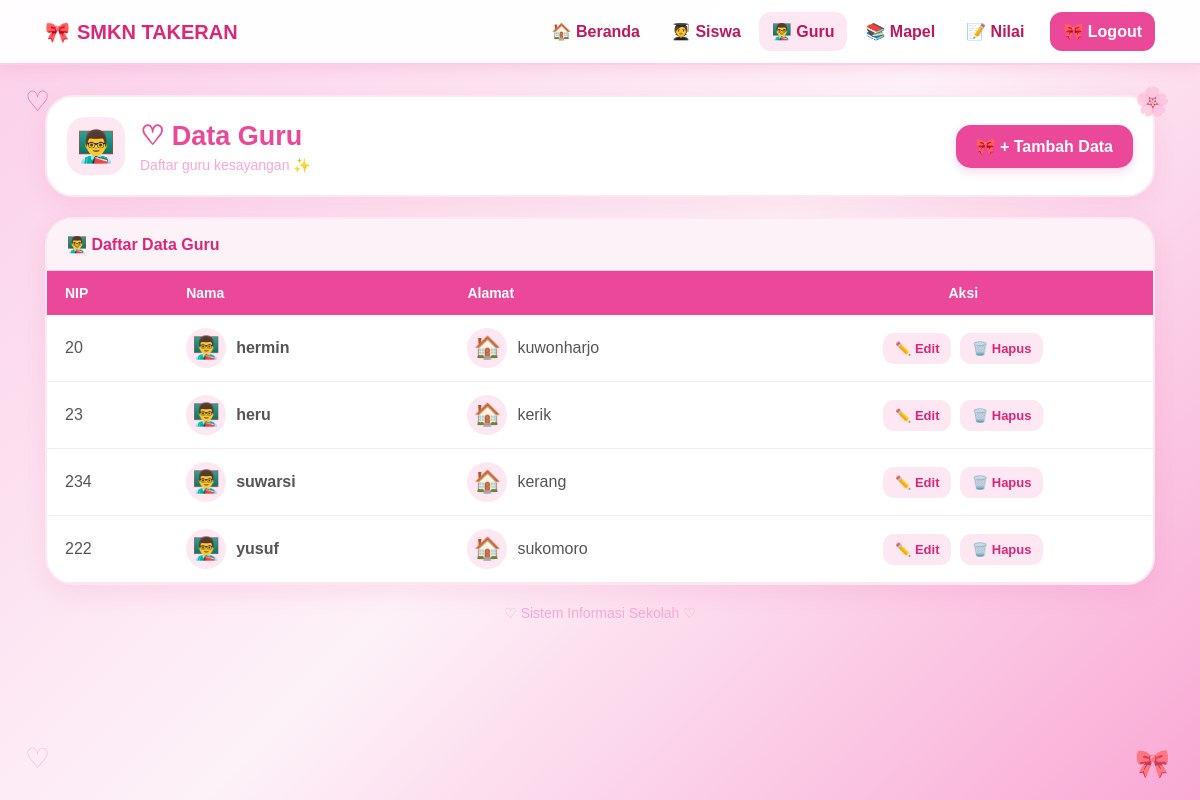
The page /guru/index.php (signed in) on the database its author committed.
### tables this page shows
CREATE TABLE `guru` (
  `nip` int(12) NOT NULL,
  `nama` varchar(50) NOT NULL,
  `alamat` varchar(50) NOT NULL
);

### guru/index.php (the view, shortened to what this page needs)
<?php
include "../koneksi.php";
?>
<!DOCTYPE html>
<html lang="id">
<head>
</head>
<body>
    <nav class="navbar">
        <div class="navbar-container">
            <a href="../index.php" class="logo">
                <span>🎀</span>SMKN TAKERAN
            </a>
            <div class="nav-menu">
                <a href="../index.php">
                    🏠 Beranda
                </a>
                <a href="../siswa">
                    🧑‍🎓 Siswa
                </a>
                <a href="../guru" class="active">
                    👨‍🏫 Guru
                </a>
                <a href="../mapel">
                    📚 Mapel
                </a>
                <a href="../nilai">
                    📝 Nilai
                </a>
                <a href="../logout.php" class="logout">
                    🎀 Logout
                </a>
            </div>
        </div>
    </nav>
    <div class="hiasan hiasan-1">
        ♡
    </div>
    <div class="hiasan hiasan-2">
        🌸
    </div>
    <div class="hiasan hiasan-3">
        ♡
    </div>
    <div class="hiasan hiasan-4">
        🎀
    </div>
    <div class="container">
        <div class="header-card">
            <div class="header-content">
                <div class="header-left">
                    <div class="icon-box">
                        👨‍🏫
                    </div>
                    <div>
                        <h1 class="title">
                            ♡ Data Guru
                        </h1>
                        <p class="subtitle">
                            Daftar guru kesayangan ✨
                        </p>
                    </div>
                </div>
                <a href="tambah.php" class="btn-tambah">
                    🎀 + Tambah Data
                </a>
            </div>
        </div>
        <div class="table-card">
            <div class="table-title">
                👨‍🏫 Daftar Data Guru
            </div>
            <div class="table-wrapper">
                <table>
                    <thead>
                        <tr>
                            <th>
                                NIP
                            </th>
                            <th>
                                Nama
                            </th>
                            <th>
                                Alamat
                            </th>
                            <th style="text-align:center;">
                                Aksi
                            </th>
                        </tr>
                    </thead>
                    <tbody>
                        <?php
                        $query = mysqli_query($koneksi, "SELECT * FROM guru");
                        while ($data = mysqli_fetch_array($query)) {
                        ?>
                            <tr>
                                <td>
                                    <?php echo $data['nip']; ?>
                                </td>
                                <td>
                                    <div class="nama-box">
                                        <div class="data-icon">
                                            👨‍🏫
                                        </div>
                                        <span class="nama">
                                            <?php echo $data['nama']; ?>
                                        </span>
                                    </div>
                                </td>
                                <td>
                                    <div class="alamat-box">
                                        <div class="data-icon">
                                            🏠
                                        </div>
                                        <span>
                                            <?php echo $data['alamat']; ?>
                                        </span>
                                    </div>
                                </td>
                                <td class="aksi">
                                    <a
                                        href="edit.php?nip=<?php echo $data['nip']; ?>"
                                        class="btn-edit">
                                        ✏️ Edit
                                    </a>
                                    <a
                                        href="hapus.php?nip=<?php echo $data['nip']; ?>"
                                        onclick="return confirm('Yakin ingin menghapus data ini?')"
                                        class="btn-hapus">
                                        🗑️ Hapus
                                    </a>
                                </td>
                            </tr>
                        <?php
                        }
                        ?>
                    </tbody>
                </table>
            </div>
        </div>
        <div class="footer">
            ♡ Sistem Informasi Sekolah ♡
        </div>
    </div>
</body>
</html>

### guru/index.php (style rules this page uses)
* { box-sizing: border-box; margin: 0; padding: 0; }
body { min-height: 100vh; font-family: Arial, sans-serif; background: linear-gradient(135deg, #fbcfe8, #fdf2f8, #f9a8d4); color: #6b2148; }
.navbar { position: fixed; top: 0; left: 0; right: 0; height: 65px; background: rgba(255, 255, 255, 0.96); border-bottom: 2px solid #fbcfe8; box-shadow: 0 3px 15px rgba(236, 72, 153, 0.15); z-index: 1000; }
.navbar-container { max-width: 1150px; height: 100%; margin: auto; padding: 0 20px; display: flex; align-items: center; justify-content: space-between; }
.logo { text-decoration: none; color: #db2777; font-size: 20px; font-weight: bold; }
.logo span { margin-right: 7px; }
.nav-menu { display: flex; align-items: center; gap: 5px; }
.nav-menu a { text-decoration: none; color: #be185d; font-weight: bold; padding: 10px 13px; border-radius: 12px; transition: 0.3s; }
.nav-menu .active { background: #fce7f3; }
.nav-menu .logout { background: #ec4899; color: white; margin-left: 8px; }
.container { max-width: 1150px; margin: auto; padding: 95px 20px 30px; }
.hiasan { position: fixed; font-size: 28px; z-index: 1; opacity: 0.7; }
.hiasan-1 { top: 85px; left: 25px; color: #ec4899; }
.hiasan-2 { top: 85px; right: 30px; }
.hiasan-3 { bottom: 25px; left: 25px; color: #f9a8d4; }
.hiasan-4 { bottom: 20px; right: 30px; }
.header-card { background: white; border: 2px solid #fce7f3; border-radius: 28px; padding: 20px; margin-bottom: 20px; box-shadow: 0 8px 25px rgba(236, 72, 153, 0.12); }
.header-content { display: flex; align-items: center; justify-content: space-between; gap: 20px; }
.header-left { display: flex; align-items: center; gap: 15px; }
.icon-box { width: 58px; height: 58px; background: #fce7f3; border-radius: 18px; display: flex; align-items: center; justify-content: center; font-size: 31px; }
.title { color: #ec4899; font-size: 27px; font-weight: bold; }
.subtitle { color: #f9a8d4; font-size: 14px; margin-top: 5px; }
.btn-tambah { display: inline-block; text-decoration: none; background: #ec4899; color: white; padding: 12px 20px; border-radius: 15px; font-weight: bold; transition: 0.3s; box-shadow: 0 4px 10px rgba(236, 72, 153, 0.2); }
.table-card { background: white; border: 2px solid #fce7f3; border-radius: 28px; overflow: hidden; box-shadow: 0 8px 25px rgba(236, 72, 153, 0.12); }
.table-title { background: #fdf2f8; padding: 16px 20px; border-bottom: 1px solid #fbcfe8; color: #db2777; font-weight: bold; }
.table-wrapper { overflow-x: auto; }
table { width: 100%; border-collapse: collapse; }
thead { background: #ec4899; color: white; }
th { padding: 14px 18px; text-align: left; font-size: 14px; }
td { padding: 13px 18px; border-bottom: 1px solid #fce7f3; color: #555; }
.nama-box, .alamat-box { display: flex; align-items: center; gap: 10px; }
.data-icon { width: 40px; height: 40px; background: #fce7f3; border-radius: 50%; display: flex; align-items: center; justify-content: center; font-size: 22px; }
.nama { font-weight: bold; color: #555; }
.aksi { text-align: center; white-space: nowrap; }
.btn-edit, .btn-hapus { display: inline-block; text-decoration: none; padding: 8px 12px; border-radius: 11px; font-weight: bold; font-size: 13px; transition: 0.3s; }
.btn-edit { background: #fce7f3; color: #db2777; }
.btn-hapus { background: #fce7f3; color: #db2777; margin-left: 4px; }
.footer { text-align: center; margin-top: 20px; color: #f9a8d4; font-size: 14px; }

### rows shown on the page
guru: nip "20", nama "hermin", alamat "kuwonharjo"
guru: nip "23", nama "heru", alamat "kerik"
guru: nip "234", nama "suwarsi", alamat "kerang"
guru: nip "222", nama "yusuf", alamat "sukomoro"
